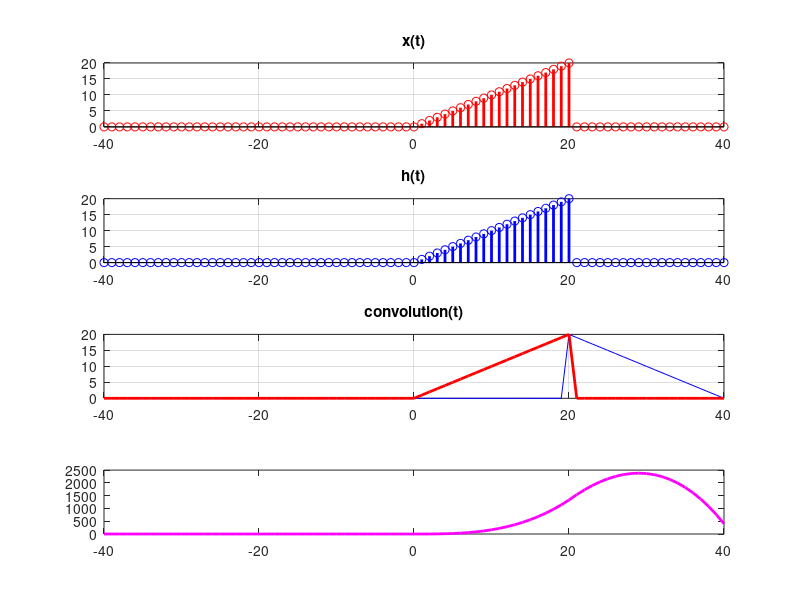

This chart was generated by the following MATLAB code:
clear all;
close all;
clc;
x1=0; x2=20;
h1=0; h2=20;
xi1=x1+h1;
xi2=x2+h2;
if xi1>xi2
    t=-ceil(xi1):ceil(xi1);
elseif xi2>xi1
     t=-ceil(xi2):ceil(xi2);
end
x=t;
h=t;
X=zeros(1,length(t));
H=zeros(1,length(t));
H(t<=h2 & t>=h1)=h(t<=h2 & t>=h1);
X(t>=x1 & t<=x2)=x(t>=x1 & t<=x2);
subplot(4,1,1)
stem(t,X,'r','linewidth',2);grid on;
title('x(t)');
subplot(4,1,2)
stem(t,H,'b','linewidth',2);grid on;
title('h(t)');
Y=zeros(1,length(t));
for i=xi1:xi2
    H1=fliplr(H); %flipping
    H1=circshift(H1,[0,i]);% shifting
    a=H1.*X; %scaling
    Y(t==i)=sum(a);%adding
  subplot(4,1,3);
  plot(t,H1,'b',t,X,'r','linewidth',2);grid on;
  title('convolution(t)');
  subplot(4,1,4);
  plot(t,Y,'m','linewidth',2);
  pause(0.2);
end

  




